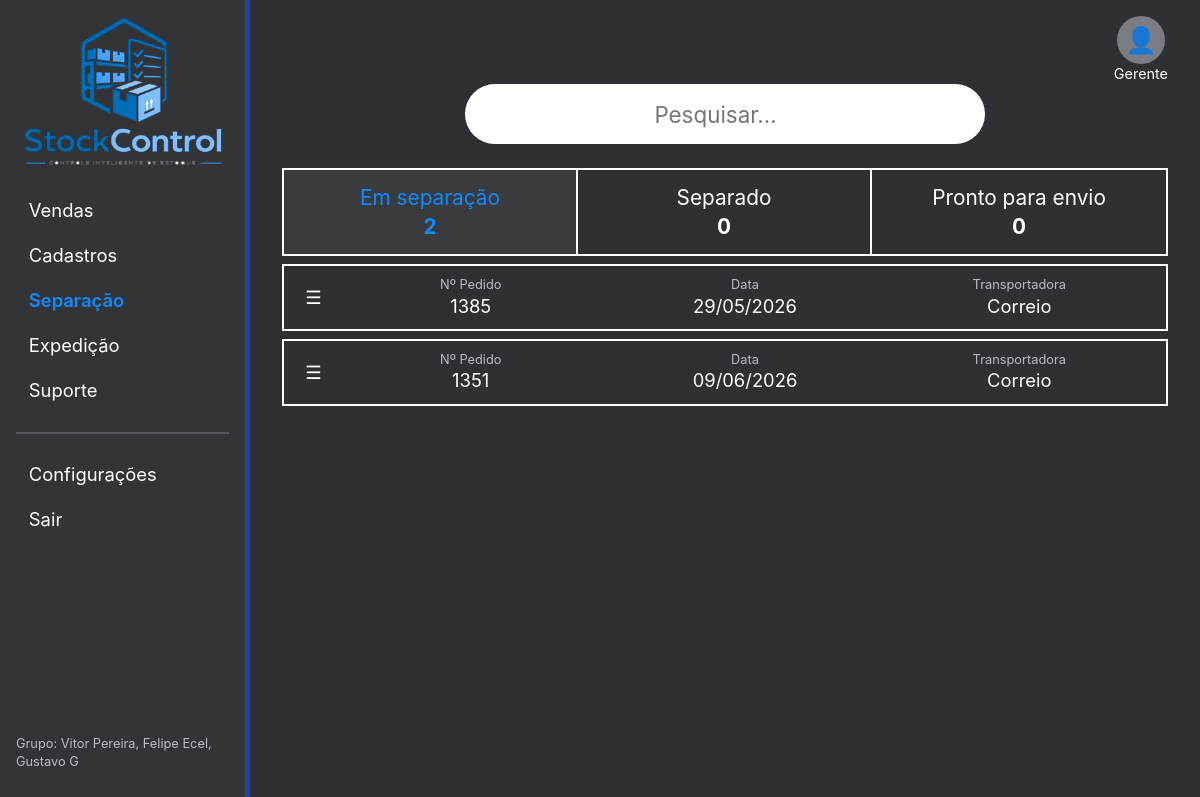
Page /separacao.php (signed in) on the committed database.
### tables this page shows
CREATE TABLE pedidos (
    id             INT AUTO_INCREMENT PRIMARY KEY,
    numero         VARCHAR(20) NOT NULL UNIQUE,
    destinatario   VARCHAR(150) NOT NULL,
    transportadora VARCHAR(100) NOT NULL,
    data_emissao   DATE NOT NULL,
    volumes        INT NULL,
    status         ENUM('em_separacao','separado','pronto_envio','enviado') NOT NULL DEFAULT 'em_separacao',
    criado_em      DATETIME DEFAULT CURRENT_TIMESTAMP
);

### includes/funcoes.php (called while the page is built, shortened)
<?php
function e($texto): string
{
    return htmlspecialchars((string) $texto, ENT_QUOTES, 'UTF-8');
}
function dataBR(?string $data, bool $comHora = false): string
{
    return date($comHora ? 'd/m/Y H:i' : 'd/m/Y', strtotime($data));
}

### separacao.php (the view, shortened to what this page needs)
<?php
require 'includes/funcoes.php';
$db = conectar();
$abas   = ['em_separacao' => 'Em separação', 'separado' => 'Separado', 'pronto_envio' => 'Pronto para envio'];
$status = array_key_exists($_GET['status'] ?? '', $abas) ? $_GET['status'] : 'em_separacao';
$q      = trim($_GET['q'] ?? '');
$contagem = array_fill_keys(array_keys($abas), 0);
foreach ($db->query('SELECT status, COUNT(*) AS total FROM pedidos GROUP BY status') as $linha) {
    $contagem[$linha['status']] = (int) $linha['total'];
}
$sql    = 'SELECT * FROM pedidos WHERE status = ?';
$params = [$status];
$stmt = $db->prepare($sql . ' ORDER BY data_emissao');
$stmt->execute($params);
$pedidos = $stmt->fetchAll();
require 'includes/cabecalho.php';
?>
<form class="pesquisa" method="get">
    <input type="search" name="q" value="<?= e($q) ?>" placeholder="Pesquisar..." aria-label="Pesquisar pedido">
</form>
<div class="abas">
    <?php foreach ($abas as $chave => $texto): ?>
        <a href="?status=<?= $chave ?>" class="<?= $status === $chave ? 'ativo' : '' ?>">
            <?= $texto ?><strong><?= $contagem[$chave] ?></strong>
        </a>
    <?php endforeach; ?>
</div>
<div class="lista-pedidos">
    <?php foreach ($pedidos as $ped): ?>
        <details class="pedido">
            <summary>
                <span class="hamburguer" aria-hidden="true">&#9776;</span>
                <span><small>Nº Pedido</small><?= e($ped['numero']) ?></span>
                <span><small>Data</small><?= dataBR($ped['data_emissao']) ?></span>
                <span><small>Transportadora</small><?= e($ped['transportadora']) ?></span>
            </summary>
        </details>
    <?php endforeach; ?>
</div>
<?php require 'includes/rodape.php'; ?>

### assets/css/style.css (style rules this page uses)
:root, :root[data-theme="escuro"] { --fundo: #2f3033; --fundo-2: #3a3b3f; --fundo-campo: #252629; --sidebar: #333437; --texto: #ffffff; --texto-2: #b9bcc3; --borda: #55575c; --cartao: #ffffff; --cartao-texto: #1f2328; --cartao-texto-2: #5f6670; --azul: #0a8cff; --azul-escuro: #1747a6; --laranja: #f07c1b; --verde: #1e9e4a; --vermelho: #e5322d; --sombra: 0 6px 20px rgba(0, 0, 0, .25); }
* { box-sizing: border-box; }
body { margin: 0; font-family: "Inter", "Segoe UI", Roboto, Arial, sans-serif; background: var(--fundo); color: var(--texto); line-height: 1.4; }
a { color: var(--azul); text-decoration: none; }
input, select, textarea, button { font: inherit; }
input, select, textarea { width: 100%; padding: .55rem .7rem; border: 1px solid var(--borda); border-radius: 6px; background: var(--fundo-campo); color: var(--texto); }
.pesquisa { display: flex; justify-content: center; margin-bottom: 1.5rem; }
.pesquisa input { max-width: 520px; border-radius: 40px; padding: .9rem 1.5rem; font-size: 1.4rem; text-align: center; background: #fff; color: #111; border: 0; }
.abas { display: grid; grid-template-columns: repeat(3, 1fr); border: 2px solid var(--texto); margin-bottom: .5rem; }
.abas a { display: flex; flex-direction: column; align-items: center; padding: .8rem; color: var(--texto); font-size: 1.3rem; border-right: 2px solid var(--texto); }
.abas a:last-child { border-right: 0; }
.abas a.ativo { background: var(--fundo-2); color: var(--azul); }
.lista-pedidos { display: flex; flex-direction: column; gap: .5rem; }
.pedido { border: 2px solid var(--texto); }
.pedido summary { list-style: none; cursor: pointer; display: grid; grid-template-columns: 40px 1fr 1fr 1fr; align-items: center; text-align: center; padding: .6rem; font-size: 1.15rem; }
.pedido summary small { display: block; font-size: .8rem; color: var(--texto-2); }

### rows in the picture
pedidos: numero "1385", data_emissao "29/05/2026", transportadora "Correio"
pedidos: numero "1351", data_emissao "09/06/2026", transportadora "Correio"

### other values in the picture
$texto "Vendas"
$texto "Cadastros"
$texto "Separação"
$texto "Expedição"
$texto "Suporte"
$usuario['cargo'] "Gerente"
$texto "Em separação"
$contagem[$chave] "2"
$texto "Separado"
$contagem[$chave] "0"
$texto "Pronto para envio"
